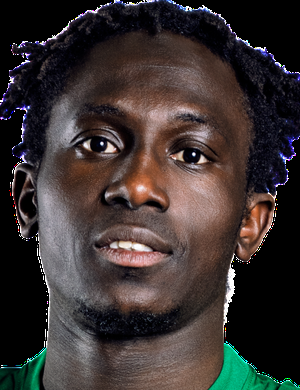
#> input picture assets/player_portraits/sadiq_saleh.png, 300 x 390 px
$ python -i double_unique_regen_faces.py   (imports and definitions only)
#> lines starting #> are read from the running program, lines starting #| are printed output that depends on the picture
"""Add one new regen face beside each unique cutout.

Each new face is an eye-aligned mix of two cutouts in the same ethnicity and
hair folder. The original file is not changed. Cloudinary is not contacted.
"""

from __future__ import annotations

import json
from pathlib import Path

import cv2
import numpy as np
from PIL import Image, ImageFilter

ROOT = Path(r"C:\Users\ayomc\Desktop\GLOBAL TALENT EXCHANGE\regen_facebank_v2\unique_cutouts")
BANK = ROOT / "script_skin_hair"
MANIFEST = ROOT / "manifest.json"
FACE = cv2.CascadeClassifier(cv2.data.haarcascades + "haarcascade_frontalface_default.xml")
EYES = cv2.CascadeClassifier(cv2.data.haarcascades + "haarcascade_eye.xml")


# [12 lines left out: functions load_rgba, face_box, not called in this run]


def eye_pair(image: np.ndarray) -> tuple[np.ndarray, np.ndarray]:
    gray = cv2.cvtColor(image[:, :, :3], cv2.COLOR_RGB2GRAY)
    x0, y0, x1, y1 = face_box(image[:, :, 3])
    face_w = max(1, x1 - x0)
    face_h = max(1, y1 - y0)
    hits = FACE.detectMultiScale(gray, 1.08, 4, minSize=(80, 80))
    boxes: list[tuple[int, int, int, int]] = []
    if len(hits):
        x, y, w, h = max(hits, key=lambda item: int(item[2] * item[3]))
        roi = gray[y : y + int(h * 0.60), x : x + w]
        found = EYES.detectMultiScale(roi, 1.05, 3, minSize=(16, 16))
        boxes = [(int(x + ex), int(y + ey), int(ew), int(eh)) for ex, ey, ew, eh in found]
    limit = y0 + 0.56 * face_h
    boxes = [box for box in boxes if box[1] + box[3] / 2 < limit]
    center_x = (x0 + x1) / 2.0
    left = [box for box in boxes if box[0] + box[2] / 2 < center_x]
    right = [box for box in boxes if box[0] + box[2] / 2 >= center_x]

    def center(box: tuple[int, int, int, int]) -> np.ndarray:
        x, y, w, h = box
        return np.array([x + w / 2.0, y + h / 2.0], dtype=np.float32)

    if left and right:
        return (
            center(max(left, key=lambda box: box[2] * box[3])),
            center(max(right, key=lambda box: box[2] * box[3])),
        )
    eye_y = y0 + 0.42 * face_h
    return (
        np.array([x0 + 0.34 * face_w, eye_y], dtype=np.float32),
        np.array([x0 + 0.66 * face_w, eye_y], dtype=np.float32),
    )


# [155 lines left out: functions align, mix_faces, originals, partner_for, write_manifest, main, not called in this run]


# [2 lines not run here, left out]

>>> import cv2
>>> picture = cv2.cvtColor(cv2.imread('../../assets/player_portraits/sadiq_saleh.png'), cv2.COLOR_BGR2RGB)
>>> result = eye_pair(picture)
#> in eye_pair, `gray = cv2.cvtColor(image[:, :, :3], cv2.COLOR_RGB2GRAY)`:
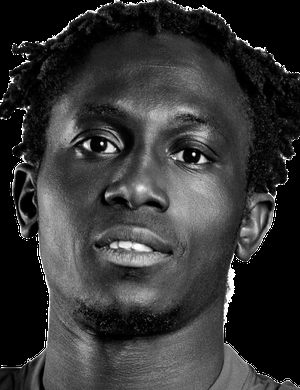
#> gray: shape (390, 300); min 0, max 255, mean 53.1
#> (the run stopped early here; a loop or call above may not have finished)

$ run again, on marketing_ads/flyer_src/yamal_head.jpg
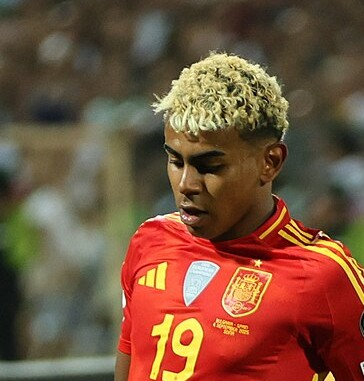
#> input picture marketing_ads/flyer_src/yamal_head.jpg, 364 x 381 px
#> in eye_pair, `gray = cv2.cvtColor(image[:, :, :3], cv2.COLOR_RGB2GRAY)`:
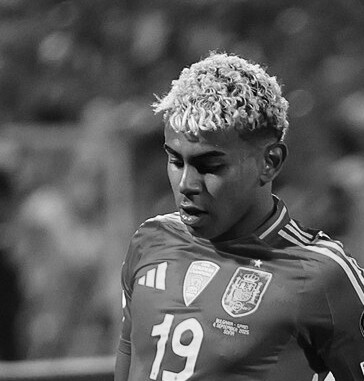
#> gray: shape (381, 364); min 1, max 254, mean 90.7

$ run again, on frontend/test/goldens/broadcast_package_premium_surface.png
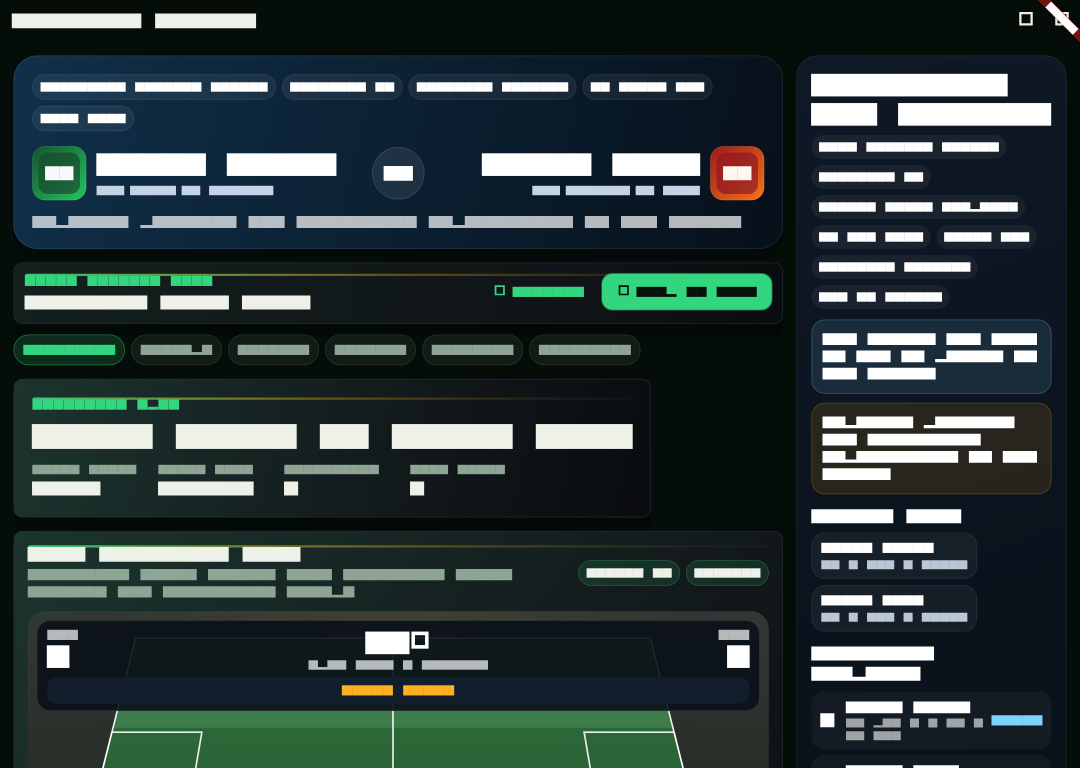
#> input picture frontend/test/goldens/broadcast_package_premium_surface.png, 4320 x 3072 px (shown at 1/4 size)
#> in eye_pair, `gray = cv2.cvtColor(image[:, :, :3], cv2.COLOR_RGB2GRAY)`:
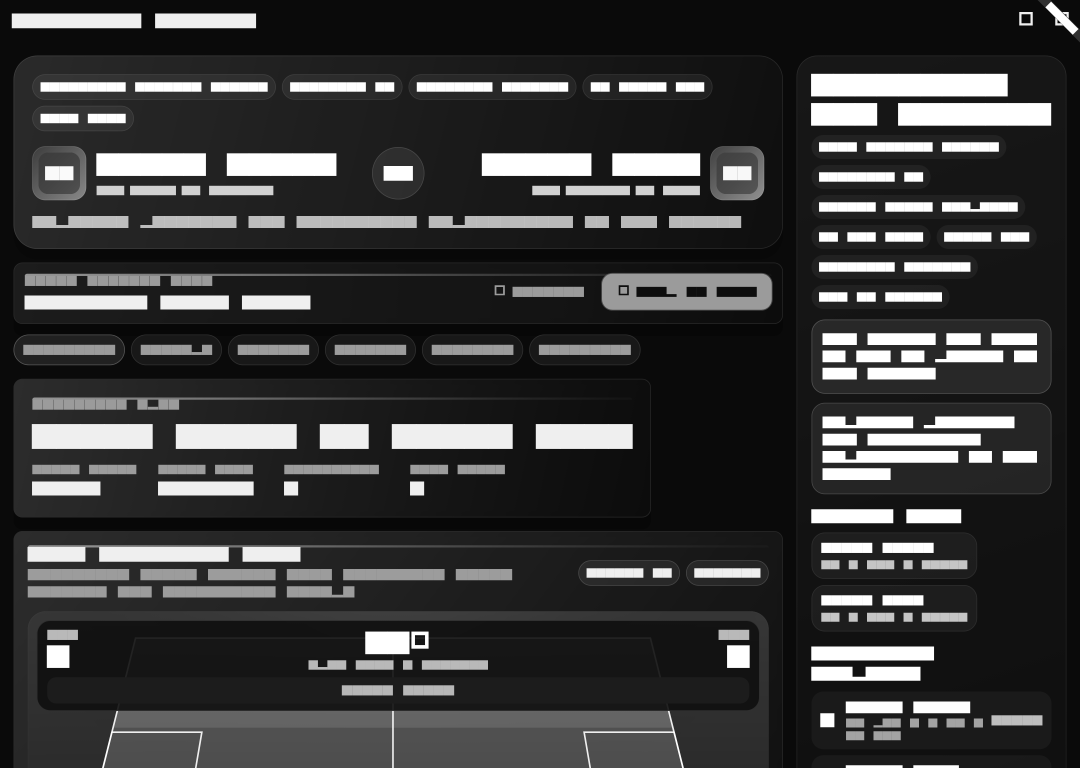
#> gray: shape (3072, 4320) (shown at 1/4 size); min 7, max 255, mean 57.3
